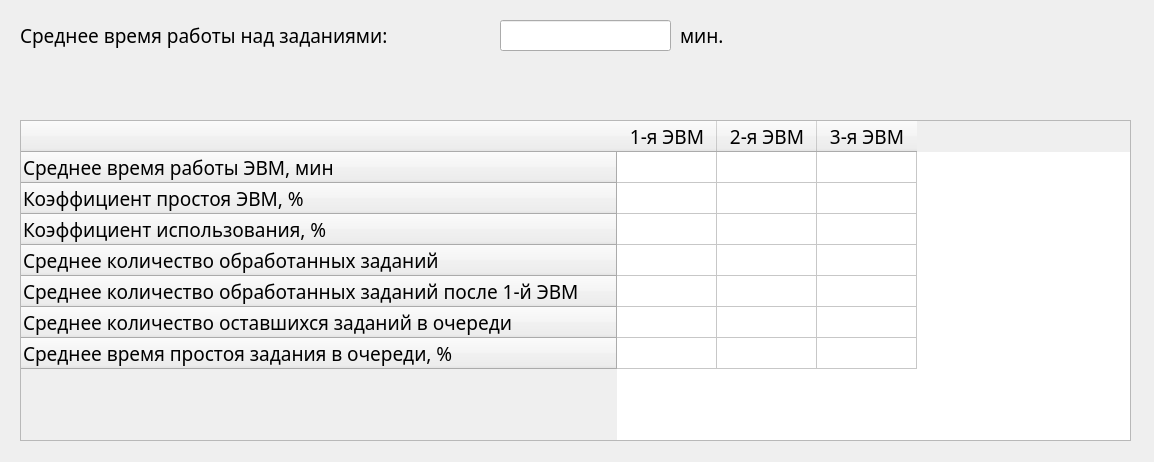
<?xml version="1.0" encoding="UTF-8"?>
<ui version="4.0">
 <class>MainWindow</class>
 <widget class="QMainWindow" name="MainWindow">
  <property name="geometry">
   <rect>
    <x>0</x>
    <y>0</y>
    <width>1154</width>
    <height>462</height>
   </rect>
  </property>
  <property name="font">
   <font>
    <family>Century Gothic</family>
    <pointsize>14</pointsize>
   </font>
  </property>
  <property name="windowTitle">
   <string>Результаты</string>
  </property>
  <property name="windowIcon">
   <iconset>
    <normaloff>icon.png</normaloff>icon.png</iconset>
  </property>
  <widget class="QWidget" name="centralwidget">
   <widget class="QLabel" name="label">
    <property name="geometry">
     <rect>
      <x>20</x>
      <y>20</y>
      <width>481</width>
      <height>31</height>
     </rect>
    </property>
    <property name="text">
     <string>Среднее время работы над заданиями:</string>
    </property>
   </widget>
   <widget class="QLabel" name="label_2">
    <property name="geometry">
     <rect>
      <x>680</x>
      <y>20</y>
      <width>61</width>
      <height>31</height>
     </rect>
    </property>
    <property name="text">
     <string>мин.</string>
    </property>
   </widget>
   <widget class="QTableWidget" name="tableWidget">
    <property name="geometry">
     <rect>
      <x>20</x>
      <y>120</y>
      <width>1111</width>
      <height>321</height>
     </rect>
    </property>
    <row>
     <property name="text">
      <string>Среднее время работы ЭВМ, мин</string>
     </property>
    </row>
    <row>
     <property name="text">
      <string>Коэффициент простоя ЭВМ, %</string>
     </property>
    </row>
    <row>
     <property name="text">
      <string>Коэффициент использования, %</string>
     </property>
    </row>
    <row>
     <property name="text">
      <string>Среднее количество обработанных заданий</string>
     </property>
    </row>
    <row>
     <property name="text">
      <string>Среднее количество обработанных заданий после 1-й ЭВМ</string>
     </property>
    </row>
    <row>
     <property name="text">
      <string>Среднее количество оставшихся заданий в очереди</string>
     </property>
    </row>
    <row>
     <property name="text">
      <string>Среднее время простоя задания в очереди, %</string>
     </property>
    </row>
    <column>
     <property name="text">
      <string>1-я ЭВМ</string>
     </property>
    </column>
    <column>
     <property name="text">
      <string>2-я ЭВМ</string>
     </property>
    </column>
    <column>
     <property name="text">
      <string>3-я ЭВМ</string>
     </property>
    </column>
   </widget>
   <widget class="QLineEdit" name="lineEdit">
    <property name="geometry">
     <rect>
      <x>500</x>
      <y>20</y>
      <width>171</width>
      <height>31</height>
     </rect>
    </property>
   </widget>
  </widget>
 </widget>
 <resources/>
 <connections/>
</ui>
